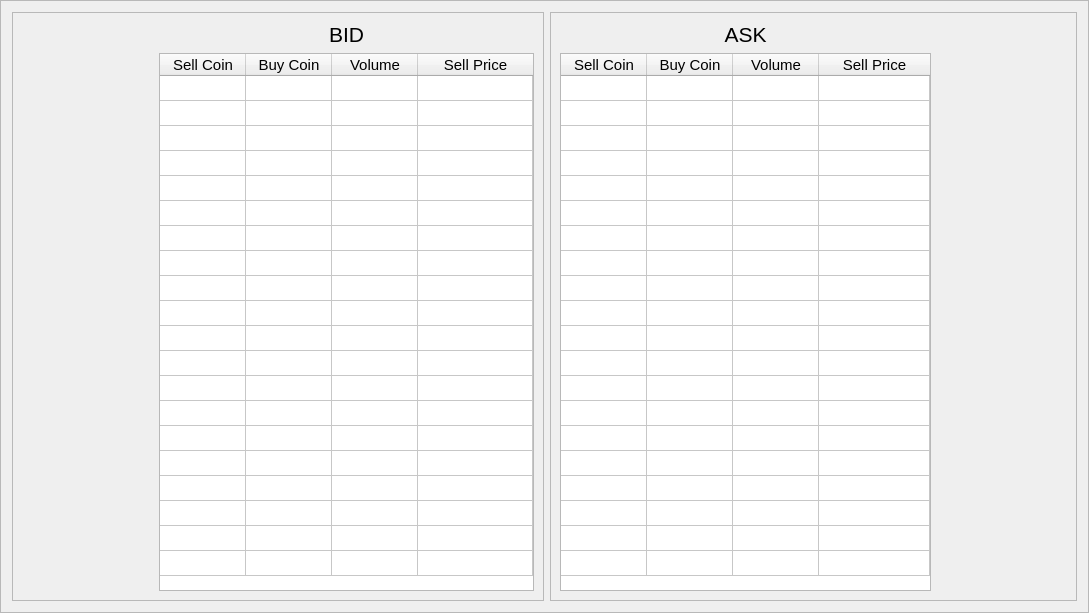
              <widget class="QFrame" name="frame_40">
               <property name="minimumSize">
                <size>
                 <width>700</width>
                 <height>0</height>
                </size>
               </property>
               <property name="frameShape">
                <enum>QFrame::StyledPanel</enum>
               </property>
               <property name="frameShadow">
                <enum>QFrame::Raised</enum>
               </property>
               <layout class="QGridLayout" name="gridLayout_75">
                <item row="0" column="0">
                 <widget class="QFrame" name="frame_46">
                  <property name="frameShape">
                   <enum>QFrame::StyledPanel</enum>
                  </property>
                  <property name="frameShadow">
                   <enum>QFrame::Raised</enum>
                  </property>
                  <layout class="QGridLayout" name="gridLayout_64">
                   <item row="0" column="1">
                    <widget class="QLabel" name="binance_buy_lbl_3">
                     <property name="sizePolicy">
                      <sizepolicy hsizetype="Minimum" vsizetype="Minimum">
                       <horstretch>0</horstretch>
                       <verstretch>0</verstretch>
                      </sizepolicy>
                     </property>
                     <property name="minimumSize">
                      <size>
                       <width>0</width>
                       <height>25</height>
                      </size>
                     </property>
                     <property name="font">
                      <font>
                       <pointsize>16</pointsize>
                      </font>
                     </property>
                     <property name="text">
                      <string>BID</string>
                     </property>
                     <property name="alignment">
                      <set>Qt::AlignCenter</set>
                     </property>
                    </widget>
                   </item>
                   <item row="1" column="0">
                    <spacer name="horizontalSpacer_15">
                     <property name="orientation">
                      <enum>Qt::Horizontal</enum>
                     </property>
                     <property name="sizeHint" stdset="0">
                      <size>
                       <width>150</width>
                       <height>20</height>
                      </size>
                     </property>
                    </spacer>
                   </item>
                   <item row="1" column="1">
                    <widget class="QTableWidget" name="binance_depth_table_bid">
                     <property name="sizePolicy">
                      <sizepolicy hsizetype="MinimumExpanding" vsizetype="Minimum">
                       <horstretch>0</horstretch>
                       <verstretch>0</verstretch>
                      </sizepolicy>
                     </property>
                     <property name="minimumSize">
                      <size>
                       <width>350</width>
                       <height>0</height>
                      </size>
                     </property>
                     <property name="font">
                      <font>
                       <pointsize>11</pointsize>
                      </font>
                     </property>
                     <property name="mouseTracking">
                      <bool>true</bool>
                     </property>
                     <property name="styleSheet">
                      <string notr="true"/>
                     </property>
                     <property name="frameShape">
                      <enum>QFrame::StyledPanel</enum>
                     </property>
                     <property name="frameShadow">
                      <enum>QFrame::Sunken</enum>
                     </property>
                     <property name="sizeAdjustPolicy">
                      <enum>QAbstractScrollArea::AdjustToContents</enum>
                     </property>
                     <property name="editTriggers">
                      <set>QAbstractItemView::NoEditTriggers</set>
                     </property>
                     <property name="showDropIndicator" stdset="0">
                      <bool>false</bool>
                     </property>
                     <property name="dragDropOverwriteMode">
                      <bool>false</bool>
                     </property>
                     <property name="alternatingRowColors">
                      <bool>false</bool>
                     </property>
                     <property name="selectionMode">
                      <enum>QAbstractItemView::SingleSelection</enum>
                     </property>
                     <property name="selectionBehavior">
                      <enum>QAbstractItemView::SelectRows</enum>
                     </property>
                     <property name="textElideMode">
                      <enum>Qt::ElideMiddle</enum>
                     </property>
                     <property name="sortingEnabled">
                      <bool>true</bool>
                     </property>
                     <property name="rowCount">
                      <number>20</number>
                     </property>
                     <property name="columnCount">
                      <number>4</number>
                     </property>
                     <attribute name="horizontalHeaderCascadingSectionResizes">
                      <bool>true</bool>
                     </attribute>
                     <attribute name="horizontalHeaderDefaultSectionSize">
                      <number>86</number>
                     </attribute>
                     <attribute name="horizontalHeaderShowSortIndicator" stdset="0">
                      <bool>true</bool>
                     </attribute>
                     <attribute name="horizontalHeaderStretchLastSection">
                      <bool>true</bool>
                     </attribute>
                     <attribute name="verticalHeaderVisible">
                      <bool>false</bool>
                     </attribute>
                     <attribute name="verticalHeaderDefaultSectionSize">
                      <number>25</number>
                     </attribute>
                     <attribute name="verticalHeaderHighlightSections">
                      <bool>true</bool>
                     </attribute>
                     <attribute name="verticalHeaderMinimumSectionSize">
                      <number>25</number>
                     </attribute>
                     <row/>
                     <row/>
                     <row/>
                     <row/>
                     <row/>
                     <row/>
                     <row/>
                     <row/>
                     <row/>
                     <row/>
                     <row/>
                     <row/>
                     <row/>
                     <row/>
                     <row/>
                     <row/>
                     <row/>
                     <row/>
                     <row/>
                     <row/>
                     <column>
                      <property name="text">
                       <string>Sell Coin</string>
                      </property>
                     </column>
                     <column>
                      <property name="text">
                       <string>Buy Coin</string>
                      </property>
                     </column>
                     <column>
                      <property name="text">
                       <string>Volume</string>
                      </property>
                     </column>
                     <column>
                      <property name="text">
                       <string>Sell Price</string>
                      </property>
                     </column>
                    </widget>
                   </item>
                  </layout>
                 </widget>
                </item>
                <item row="0" column="1">
                 <widget class="QFrame" name="frame_45">
                  <property name="frameShape">
                   <enum>QFrame::StyledPanel</enum>
                  </property>
                  <property name="frameShadow">
                   <enum>QFrame::Raised</enum>
                  </property>
                  <layout class="QGridLayout" name="gridLayout_62">
                   <item row="0" column="0">
                    <widget class="QLabel" name="binance_buy_lbl_4">
                     <property name="sizePolicy">
                      <sizepolicy hsizetype="Minimum" vsizetype="Minimum">
                       <horstretch>0</horstretch>
                       <verstretch>0</verstretch>
                      </sizepolicy>
                     </property>
                     <property name="minimumSize">
                      <size>
                       <width>0</width>
                       <height>25</height>
                      </size>
                     </property>
                     <property name="font">
                      <font>
                       <pointsize>16</pointsize>
                      </font>
                     </property>
                     <property name="text">
                      <string>ASK</string>
                     </property>
                     <property name="alignment">
                      <set>Qt::AlignCenter</set>
                     </property>
                    </widget>
                   </item>
                   <item row="1" column="0">
                    <widget class="QTableWidget" name="binance_depth_table_ask">
                     <property name="sizePolicy">
                      <sizepolicy hsizetype="MinimumExpanding" vsizetype="Minimum">
                       <horstretch>0</horstretch>
                       <verstretch>0</verstretch>
                      </sizepolicy>
                     </property>
                     <property name="minimumSize">
                      <size>
                       <width>350</width>
                       <height>0</height>
                      </size>
                     </property>
                     <property name="font">
                      <font>
                       <pointsize>11</pointsize>
                      </font>
                     </property>
                     <property name="mouseTracking">
                      <bool>true</bool>
                     </property>
                     <property name="styleSheet">
                      <string notr="true"/>
                     </property>
                     <property name="frameShape">
                      <enum>QFrame::StyledPanel</enum>
                     </property>
                     <property name="frameShadow">
                      <enum>QFrame::Sunken</enum>
                     </property>
                     <property name="sizeAdjustPolicy">
                      <enum>QAbstractScrollArea::AdjustToContents</enum>
                     </property>
                     <property name="editTriggers">
                      <set>QAbstractItemView::NoEditTriggers</set>
                     </property>
                     <property name="showDropIndicator" stdset="0">
                      <bool>false</bool>
                     </property>
                     <property name="dragDropOverwriteMode">
                      <bool>false</bool>
                     </property>
                     <property name="alternatingRowColors">
                      <bool>false</bool>
                     </property>
                     <property name="selectionMode">
                      <enum>QAbstractItemView::SingleSelection</enum>
                     </property>
                     <property name="selectionBehavior">
                      <enum>QAbstractItemView::SelectRows</enum>
                     </property>
                     <property name="textElideMode">
                      <enum>Qt::ElideMiddle</enum>
                     </property>
                     <property name="sortingEnabled">
                      <bool>true</bool>
                     </property>
                     <property name="rowCount">
                      <number>20</number>
                     </property>
                     <property name="columnCount">
                      <number>4</number>
                     </property>
                     <attribute name="horizontalHeaderCascadingSectionResizes">
                      <bool>true</bool>
                     </attribute>
                     <attribute name="horizontalHeaderDefaultSectionSize">
                      <number>86</number>
                     </attribute>
                     <attribute name="horizontalHeaderShowSortIndicator" stdset="0">
                      <bool>true</bool>
                     </attribute>
                     <attribute name="horizontalHeaderStretchLastSection">
                      <bool>true</bool>
                     </attribute>
                     <attribute name="verticalHeaderVisible">
                      <bool>false</bool>
                     </attribute>
                     <attribute name="verticalHeaderDefaultSectionSize">
                      <number>25</number>
                     </attribute>
                     <attribute name="verticalHeaderHighlightSections">
                      <bool>true</bool>
                     </attribute>
                     <attribute name="verticalHeaderMinimumSectionSize">
                      <number>25</number>
                     </attribute>
                     <row/>
                     <row/>
                     <row/>
                     <row/>
                     <row/>
                     <row/>
                     <row/>
                     <row/>
                     <row/>
                     <row/>
                     <row/>
                     <row/>
                     <row/>
                     <row/>
                     <row/>
                     <row/>
                     <row/>
                     <row/>
                     <row/>
                     <row/>
                     <column>
                      <property name="text">
                       <string>Sell Coin</string>
                      </property>
                     </column>
                     <column>
                      <property name="text">
                       <string>Buy Coin</string>
                      </property>
                     </column>
                     <column>
                      <property name="text">
                       <string>Volume</string>
                      </property>
                     </column>
                     <column>
                      <property name="text">
                       <string>Sell Price</string>
                      </property>
                     </column>
                    </widget>
                   </item>
                   <item row="1" column="1">
                    <spacer name="horizontalSpacer_23">
                     <property name="orientation">
                      <enum>Qt::Horizontal</enum>
                     </property>
                     <property name="sizeHint" stdset="0">
                      <size>
                       <width>149</width>
                       <height>20</height>
                      </size>
                     </property>
                    </spacer>
                   </item>
                  </layout>
                 </widget>
                </item>
               </layout>
              </widget>
